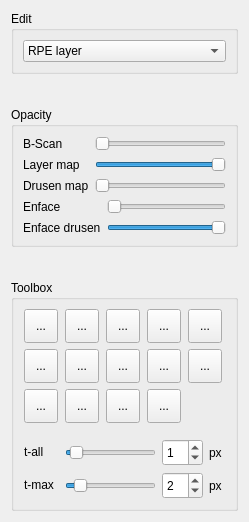
<?xml version="1.0" encoding="UTF-8"?>
<ui version="4.0">
 <class>toolBox</class>
 <widget class="QWidget" name="toolBox">
  <property name="geometry">
   <rect>
    <x>0</x>
    <y>0</y>
    <width>249</width>
    <height>522</height>
   </rect>
  </property>
  <property name="sizePolicy">
   <sizepolicy hsizetype="MinimumExpanding" vsizetype="MinimumExpanding">
    <horstretch>0</horstretch>
    <verstretch>0</verstretch>
   </sizepolicy>
  </property>
  <property name="minimumSize">
   <size>
    <width>249</width>
    <height>522</height>
   </size>
  </property>
  <property name="windowTitle">
   <string>Toolbox</string>
  </property>
  <layout class="QVBoxLayout" name="verticalLayout_7">
   <item>
    <widget class="QGroupBox" name="groupBox_edit">
     <property name="title">
      <string>Edit</string>
     </property>
     <layout class="QGridLayout" name="gridLayout">
      <item row="0" column="0">
       <widget class="QComboBox" name="comboBoxEdit">
        <item>
         <property name="text">
          <string>RPE layer</string>
         </property>
        </item>
        <item>
         <property name="text">
          <string>BM layer</string>
         </property>
        </item>
        <item>
         <property name="text">
          <string>Drusen map</string>
         </property>
        </item>
        <item>
         <property name="text">
          <string>Enface drusen map</string>
         </property>
        </item>
       </widget>
      </item>
     </layout>
    </widget>
   </item>
   <item>
    <spacer name="verticalSpacer">
     <property name="orientation">
      <enum>Qt::Vertical</enum>
     </property>
     <property name="sizeType">
      <enum>QSizePolicy::MinimumExpanding</enum>
     </property>
     <property name="sizeHint" stdset="0">
      <size>
       <width>20</width>
       <height>4</height>
      </size>
     </property>
    </spacer>
   </item>
   <item>
    <widget class="QGroupBox" name="groupBox_opacity">
     <property name="title">
      <string>Opacity</string>
     </property>
     <layout class="QVBoxLayout" name="verticalLayout_5">
      <item>
       <layout class="QHBoxLayout" name="horizontalLayout_2">
        <item>
         <layout class="QVBoxLayout" name="verticalLayout_3">
          <item>
           <widget class="QLabel" name="label">
            <property name="text">
             <string>B-Scan</string>
            </property>
           </widget>
          </item>
          <item>
           <widget class="QLabel" name="label_2">
            <property name="text">
             <string>Layer map</string>
            </property>
           </widget>
          </item>
          <item>
           <widget class="QLabel" name="label_3">
            <property name="text">
             <string>Drusen map</string>
            </property>
           </widget>
          </item>
         </layout>
        </item>
        <item>
         <layout class="QVBoxLayout" name="verticalLayout">
          <item>
           <widget class="QSlider" name="horizontalSliderBscan">
            <property name="orientation">
             <enum>Qt::Horizontal</enum>
            </property>
           </widget>
          </item>
          <item>
           <widget class="QSlider" name="horizontalSliderLayerMap">
            <property name="value">
             <number>99</number>
            </property>
            <property name="orientation">
             <enum>Qt::Horizontal</enum>
            </property>
           </widget>
          </item>
          <item>
           <widget class="QSlider" name="horizontalSliderDrusenMap">
            <property name="orientation">
             <enum>Qt::Horizontal</enum>
            </property>
           </widget>
          </item>
         </layout>
        </item>
       </layout>
      </item>
      <item>
       <layout class="QHBoxLayout" name="horizontalLayout">
        <item>
         <layout class="QVBoxLayout" name="verticalLayout_4">
          <item>
           <widget class="QLabel" name="label_4">
            <property name="text">
             <string>Enface</string>
            </property>
           </widget>
          </item>
          <item>
           <widget class="QLabel" name="label_5">
            <property name="text">
             <string>Enface drusen</string>
            </property>
           </widget>
          </item>
         </layout>
        </item>
        <item>
         <layout class="QVBoxLayout" name="verticalLayout_2">
          <item>
           <widget class="QSlider" name="horizontalSliderEnface">
            <property name="orientation">
             <enum>Qt::Horizontal</enum>
            </property>
           </widget>
          </item>
          <item>
           <widget class="QSlider" name="horizontalSliderEnfaceDrusen">
            <property name="value">
             <number>99</number>
            </property>
            <property name="orientation">
             <enum>Qt::Horizontal</enum>
            </property>
           </widget>
          </item>
         </layout>
        </item>
       </layout>
      </item>
     </layout>
    </widget>
   </item>
   <item>
    <spacer name="verticalSpacer_2">
     <property name="orientation">
      <enum>Qt::Vertical</enum>
     </property>
     <property name="sizeType">
      <enum>QSizePolicy::MinimumExpanding</enum>
     </property>
     <property name="sizeHint" stdset="0">
      <size>
       <width>20</width>
       <height>4</height>
      </size>
     </property>
    </spacer>
   </item>
   <item>
    <widget class="QGroupBox" name="groupBox_toolBox">
     <property name="title">
      <string>Toolbox</string>
     </property>
     <layout class="QGridLayout" name="gridLayout_2">
      <item row="0" column="0">
       <widget class="QToolButton" name="toolButtonSpline">
        <property name="minimumSize">
         <size>
          <width>34</width>
          <height>34</height>
         </size>
        </property>
        <property name="text">
         <string>...</string>
        </property>
        <property name="icon">
         <iconset>
          <normaloff>icons/633563-basic-icons/png/234-bSpline.png</normaloff>icons/633563-basic-icons/png/234-bSpline.png</iconset>
        </property>
       </widget>
      </item>
      <item row="0" column="1">
       <widget class="QToolButton" name="toolButtonSplinePoint">
        <property name="minimumSize">
         <size>
          <width>34</width>
          <height>34</height>
         </size>
        </property>
        <property name="text">
         <string>...</string>
        </property>
        <property name="icon">
         <iconset>
          <normaloff>icons/633563-basic-icons/png/234-bSplinePoint.png</normaloff>icons/633563-basic-icons/png/234-bSplinePoint.png</iconset>
        </property>
       </widget>
      </item>
      <item row="0" column="2">
       <widget class="QToolButton" name="toolButtonSplineDeletePoint">
        <property name="minimumSize">
         <size>
          <width>34</width>
          <height>34</height>
         </size>
        </property>
        <property name="text">
         <string>...</string>
        </property>
        <property name="icon">
         <iconset>
          <normaloff>icons/633563-basic-icons/png/234-bSplineDeletePoint.png</normaloff>icons/633563-basic-icons/png/234-bSplineDeletePoint.png</iconset>
        </property>
       </widget>
      </item>
      <item row="0" column="3">
       <widget class="QToolButton" name="toolButtonUnde">
        <property name="minimumSize">
         <size>
          <width>34</width>
          <height>34</height>
         </size>
        </property>
        <property name="text">
         <string>...</string>
        </property>
        <property name="icon">
         <iconset>
          <normaloff>icons/633563-basic-icons/png/064-previous.png</normaloff>icons/633563-basic-icons/png/064-previous.png</iconset>
        </property>
       </widget>
      </item>
      <item row="0" column="4">
       <widget class="QToolButton" name="toolButtonRedo">
        <property name="minimumSize">
         <size>
          <width>34</width>
          <height>34</height>
         </size>
        </property>
        <property name="text">
         <string>...</string>
        </property>
        <property name="icon">
         <iconset>
          <normaloff>icons/633563-basic-icons/png/232-next-2.png</normaloff>icons/633563-basic-icons/png/232-next-2.png</iconset>
        </property>
       </widget>
      </item>
      <item row="1" column="0">
       <widget class="QToolButton" name="toolButtonPen">
        <property name="minimumSize">
         <size>
          <width>34</width>
          <height>34</height>
         </size>
        </property>
        <property name="text">
         <string>...</string>
        </property>
        <property name="icon">
         <iconset>
          <normaloff>icons/633563-basic-icons/png/085-pencil.png</normaloff>icons/633563-basic-icons/png/085-pencil.png</iconset>
        </property>
       </widget>
      </item>
      <item row="1" column="1">
       <widget class="QToolButton" name="toolButtonLine">
        <property name="minimumSize">
         <size>
          <width>34</width>
          <height>34</height>
         </size>
        </property>
        <property name="text">
         <string>...</string>
        </property>
        <property name="icon">
         <iconset>
          <normaloff>icons/633563-basic-icons/png/086-school-material.png</normaloff>icons/633563-basic-icons/png/086-school-material.png</iconset>
        </property>
       </widget>
      </item>
      <item row="1" column="2">
       <widget class="QToolButton" name="toolButtonFill">
        <property name="minimumSize">
         <size>
          <width>34</width>
          <height>34</height>
         </size>
        </property>
        <property name="text">
         <string>...</string>
        </property>
        <property name="icon">
         <iconset>
          <normaloff>icons/633563-basic-icons/png/092-paint-palette.png</normaloff>icons/633563-basic-icons/png/092-paint-palette.png</iconset>
        </property>
       </widget>
      </item>
      <item row="1" column="3">
       <widget class="QToolButton" name="toolButtonFitToView">
        <property name="minimumSize">
         <size>
          <width>34</width>
          <height>34</height>
         </size>
        </property>
        <property name="text">
         <string>...</string>
        </property>
        <property name="icon">
         <iconset>
          <normaloff>icons/633563-basic-icons/png/109-minimize.png</normaloff>icons/633563-basic-icons/png/109-minimize.png</iconset>
        </property>
       </widget>
      </item>
      <item row="1" column="4">
       <widget class="QToolButton" name="toolButtonLink">
        <property name="minimumSize">
         <size>
          <width>34</width>
          <height>34</height>
         </size>
        </property>
        <property name="text">
         <string>...</string>
        </property>
        <property name="icon">
         <iconset>
          <normaloff>icons/633563-basic-icons/png/007-broken-link.png</normaloff>icons/633563-basic-icons/png/007-broken-link.png</iconset>
        </property>
       </widget>
      </item>
      <item row="2" column="0">
       <widget class="QToolButton" name="toolButtonMorphology">
        <property name="minimumSize">
         <size>
          <width>34</width>
          <height>34</height>
         </size>
        </property>
        <property name="text">
         <string>...</string>
        </property>
        <property name="icon">
         <iconset>
          <normaloff>icons/633563-basic-icons/png/246-scale.png</normaloff>icons/633563-basic-icons/png/246-scale.png</iconset>
        </property>
       </widget>
      </item>
      <item row="2" column="1">
       <widget class="QToolButton" name="toolButtonDrawDru">
        <property name="minimumSize">
         <size>
          <width>34</width>
          <height>34</height>
         </size>
        </property>
        <property name="text">
         <string>...</string>
        </property>
        <property name="icon">
         <iconset>
          <normaloff>icons/633563-basic-icons/png/247-drawDru.png</normaloff>icons/633563-basic-icons/png/247-drawDru.png</iconset>
        </property>
       </widget>
      </item>
      <item row="2" column="2">
       <widget class="QToolButton" name="toolButtonFilterDru">
        <property name="minimumSize">
         <size>
          <width>34</width>
          <height>34</height>
         </size>
        </property>
        <property name="text">
         <string>...</string>
        </property>
        <property name="icon">
         <iconset>
          <normaloff>icons/633563-basic-icons/png/248-heightThreshold.png</normaloff>icons/633563-basic-icons/png/248-heightThreshold.png</iconset>
        </property>
       </widget>
      </item>
      <item row="2" column="3">
       <widget class="QToolButton" name="toolButtonZoom">
        <property name="minimumSize">
         <size>
          <width>34</width>
          <height>34</height>
         </size>
        </property>
        <property name="cursor">
         <cursorShape>ArrowCursor</cursorShape>
        </property>
        <property name="text">
         <string>...</string>
        </property>
        <property name="icon">
         <iconset>
          <normaloff>icons/633563-basic-icons/png/059-loupe.png</normaloff>icons/633563-basic-icons/png/059-loupe.png</iconset>
        </property>
        <property name="checkable">
         <bool>false</bool>
        </property>
        <property name="checked">
         <bool>false</bool>
        </property>
       </widget>
      </item>
      <item row="3" column="0" colspan="5">
       <layout class="QVBoxLayout" name="verticalLayout_6">
        <item>
         <spacer name="verticalSpacer_3">
          <property name="orientation">
           <enum>Qt::Vertical</enum>
          </property>
          <property name="sizeType">
           <enum>QSizePolicy::MinimumExpanding</enum>
          </property>
          <property name="sizeHint" stdset="0">
           <size>
            <width>20</width>
            <height>10</height>
           </size>
          </property>
         </spacer>
        </item>
        <item>
         <layout class="QHBoxLayout" name="horizontalLayout_4">
          <item>
           <widget class="QLabel" name="label_size1">
            <property name="sizePolicy">
             <sizepolicy hsizetype="Fixed" vsizetype="Fixed">
              <horstretch>0</horstretch>
              <verstretch>0</verstretch>
             </sizepolicy>
            </property>
            <property name="minimumSize">
             <size>
              <width>35</width>
              <height>10</height>
             </size>
            </property>
            <property name="text">
             <string>t-all</string>
            </property>
           </widget>
          </item>
          <item>
           <widget class="QSlider" name="horizontalSlider_size1">
            <property name="sizePolicy">
             <sizepolicy hsizetype="MinimumExpanding" vsizetype="Fixed">
              <horstretch>0</horstretch>
              <verstretch>0</verstretch>
             </sizepolicy>
            </property>
            <property name="minimumSize">
             <size>
              <width>60</width>
              <height>5</height>
             </size>
            </property>
            <property name="maximum">
             <number>19</number>
            </property>
            <property name="value">
             <number>1</number>
            </property>
            <property name="orientation">
             <enum>Qt::Horizontal</enum>
            </property>
           </widget>
          </item>
          <item>
           <widget class="QSpinBox" name="spinBox_size1">
            <property name="sizePolicy">
             <sizepolicy hsizetype="Fixed" vsizetype="Fixed">
              <horstretch>0</horstretch>
              <verstretch>0</verstretch>
             </sizepolicy>
            </property>
            <property name="minimumSize">
             <size>
              <width>20</width>
              <height>27</height>
             </size>
            </property>
            <property name="maximum">
             <number>19</number>
            </property>
            <property name="value">
             <number>1</number>
            </property>
           </widget>
          </item>
          <item>
           <widget class="QLabel" name="label_7">
            <property name="text">
             <string>px</string>
            </property>
           </widget>
          </item>
         </layout>
        </item>
        <item>
         <layout class="QHBoxLayout" name="horizontalLayout_3">
          <item>
           <widget class="QLabel" name="label_size2">
            <property name="sizePolicy">
             <sizepolicy hsizetype="Fixed" vsizetype="Fixed">
              <horstretch>0</horstretch>
              <verstretch>0</verstretch>
             </sizepolicy>
            </property>
            <property name="minimumSize">
             <size>
              <width>35</width>
              <height>10</height>
             </size>
            </property>
            <property name="text">
             <string>t-max</string>
            </property>
           </widget>
          </item>
          <item>
           <widget class="QSlider" name="horizontalSlider_size2">
            <property name="sizePolicy">
             <sizepolicy hsizetype="MinimumExpanding" vsizetype="Fixed">
              <horstretch>0</horstretch>
              <verstretch>0</verstretch>
             </sizepolicy>
            </property>
            <property name="minimumSize">
             <size>
              <width>60</width>
              <height>5</height>
             </size>
            </property>
            <property name="maximum">
             <number>19</number>
            </property>
            <property name="value">
             <number>2</number>
            </property>
            <property name="orientation">
             <enum>Qt::Horizontal</enum>
            </property>
           </widget>
          </item>
          <item>
           <widget class="QSpinBox" name="spinBox_size2">
            <property name="sizePolicy">
             <sizepolicy hsizetype="Fixed" vsizetype="Fixed">
              <horstretch>0</horstretch>
              <verstretch>0</verstretch>
             </sizepolicy>
            </property>
            <property name="minimumSize">
             <size>
              <width>20</width>
              <height>27</height>
             </size>
            </property>
            <property name="maximum">
             <number>19</number>
            </property>
            <property name="value">
             <number>2</number>
            </property>
           </widget>
          </item>
          <item>
           <widget class="QLabel" name="label_9">
            <property name="text">
             <string>px</string>
            </property>
           </widget>
          </item>
         </layout>
        </item>
       </layout>
      </item>
     </layout>
    </widget>
   </item>
  </layout>
 </widget>
 <resources/>
 <connections/>
</ui>
